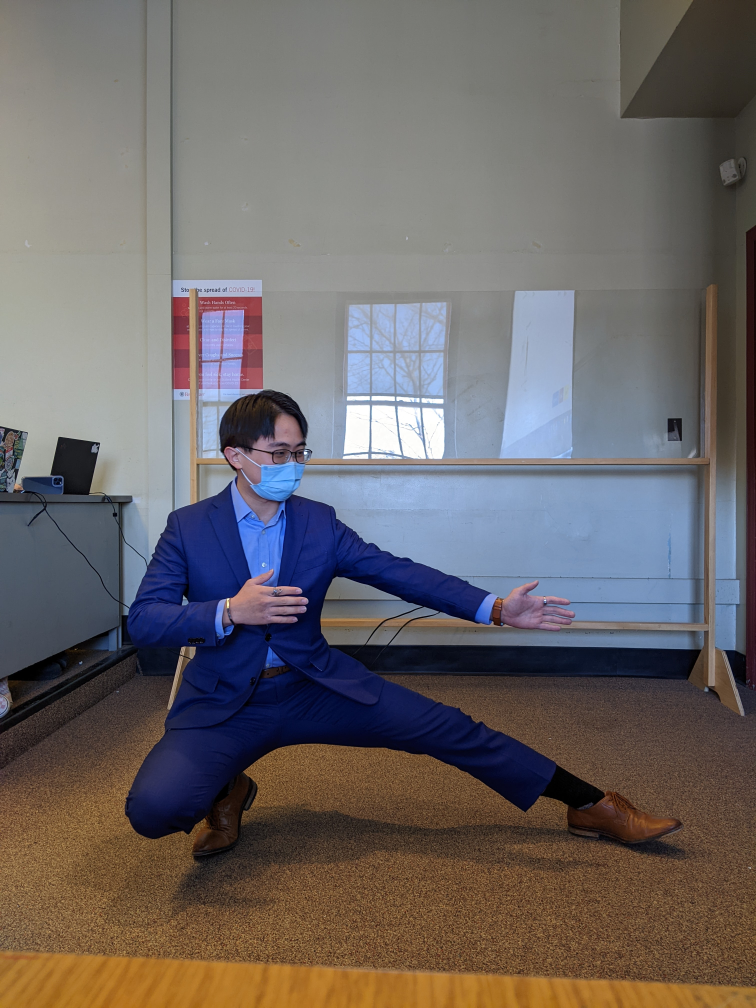
#> input picture api/tests/images/bill_crouching.jpg, 3024 x 4032 px (shown at 1/4 size)
$ python -i images.py   (imports and definitions only)
#> lines starting #> are read from the running program, lines starting #| are printed output that depends on the picture
from typing import List
from PIL import Image
from fastapi import HTTPException

from api.models import PoseLandmark
from api.removeBackground import remove_background_seg_mask
from api.utils.posing import (
    DESIRED_POSE_HEIGHT,
    determine_pose_from_image,
    pose_bounding_box,
    pose_standing_height,
)


# [22 lines left out: functions crop_to_content, crop_to_pose, not called in this run]


def resize(img: Image.Image) -> Image.Image:
    img.thumbnail((400, 400))
    return img


# [21 lines left out: function expand_img_to_square, not called in this run]


def scale_img(img: Image.Image, scale_factor: float) -> Image.Image:
    return img.resize(tuple(int(scale_factor * s) for s in img.size))


def fully_process_img(img: Image.Image) -> Image.Image:
    """Scales, crops, removes background, and makes square an image with a pose."""

    # Use MediaPipe to determine pose and segmentation mask
    pose_results = determine_pose_from_image(img)
    if not pose_results.pose_landmarks:  # type: ignore
        raise HTTPException(status_code=400, detail="Pose not detected in image")

    normalized_pose_landmarks = pose_results.pose_landmarks.landmark  # type: ignore
    seg_mask = pose_results.segmentation_mask  # type: ignore

    standing_height = pose_standing_height(img, normalized_pose_landmarks)

    scale_factor = DESIRED_POSE_HEIGHT / standing_height

    img = remove_background_seg_mask(img, seg_mask)
    img = scale_img(img, scale_factor)
    img = crop_to_pose(img, normalized_pose_landmarks)
    img = expand_img_to_square(img, size=400)

    return img

>>> import cv2
>>> picture = cv2.imread('../tests/images/bill_crouching.jpg', cv2.IMREAD_GRAYSCALE)
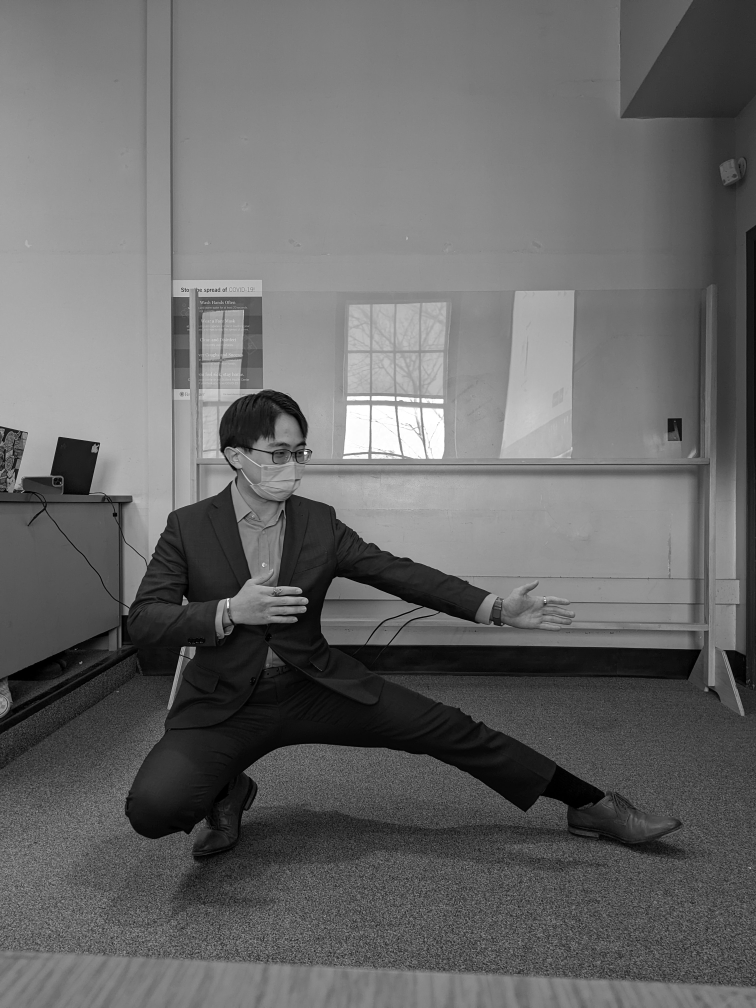
#> picture: shape (4032, 3024) (shown at 1/4 size); min 0, max 255, mean 104.1
#> (the run stopped early here; a loop or call above may not have finished)

$ run again, on api/tests/images/bill_power_pose.jpg
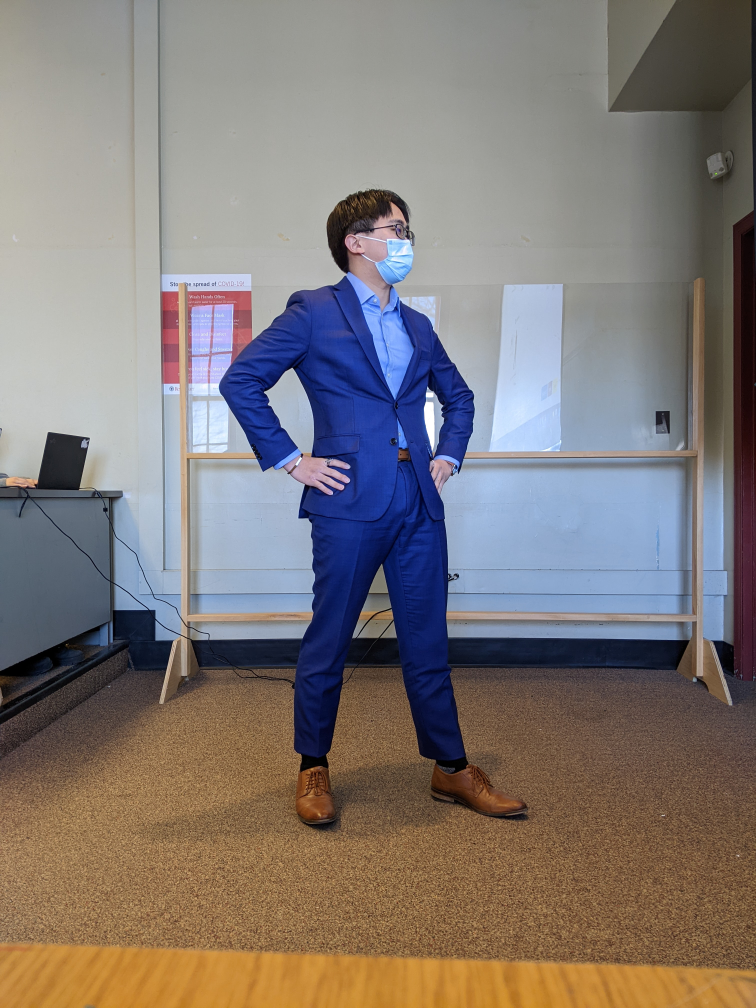
#> input picture api/tests/images/bill_power_pose.jpg, 3024 x 4032 px (shown at 1/4 size)
#> `picture = cv2.imread('../tests/images/bill_crouching.jpg', cv2.IMREAD_..`:
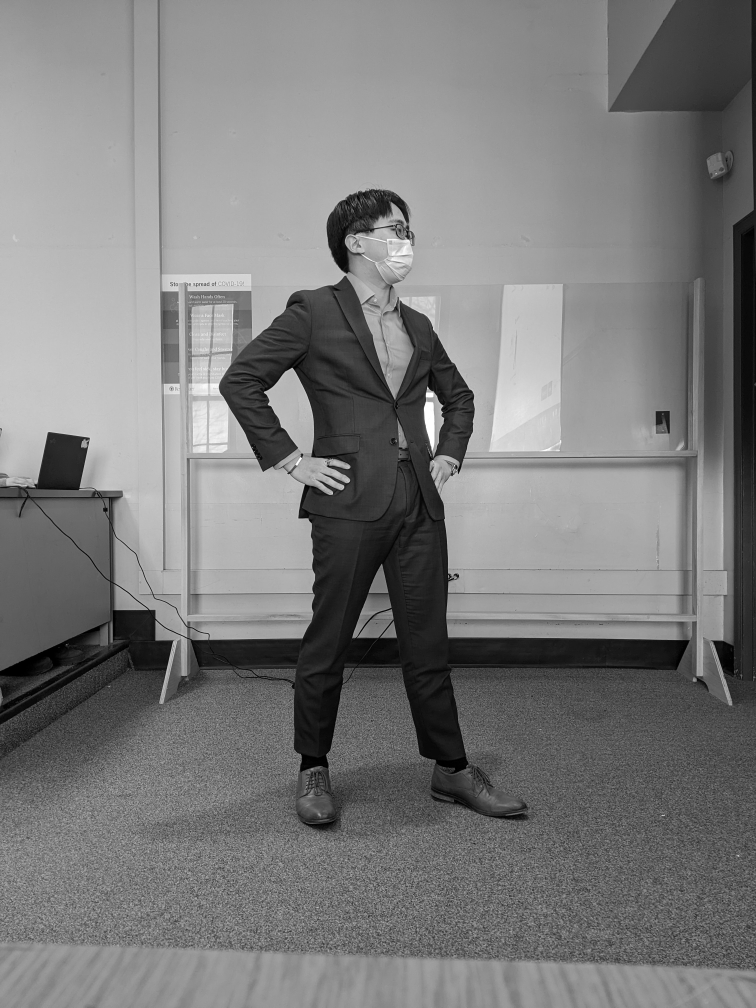
#> picture: shape (4032, 3024) (shown at 1/4 size); min 0, max 255, mean 122.9

$ run again, on api/tests/images/frank_standing.jpg
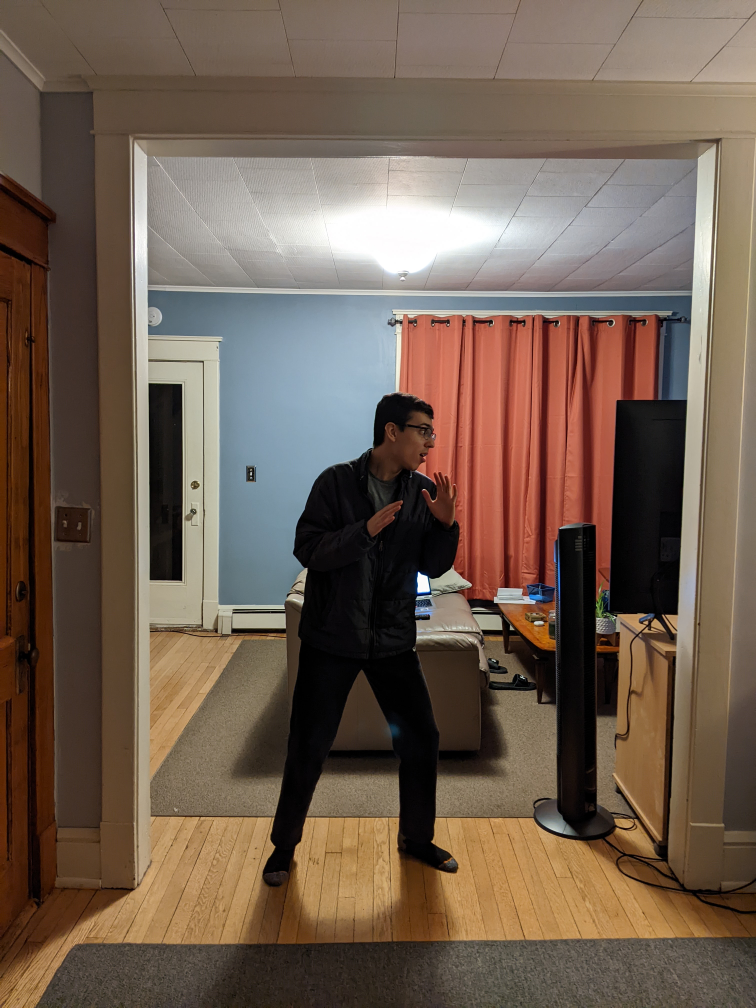
#> input picture api/tests/images/frank_standing.jpg, 3024 x 4032 px (shown at 1/4 size)
#> `picture = cv2.imread('../tests/images/bill_crouching.jpg', cv2.IMREAD_..`:
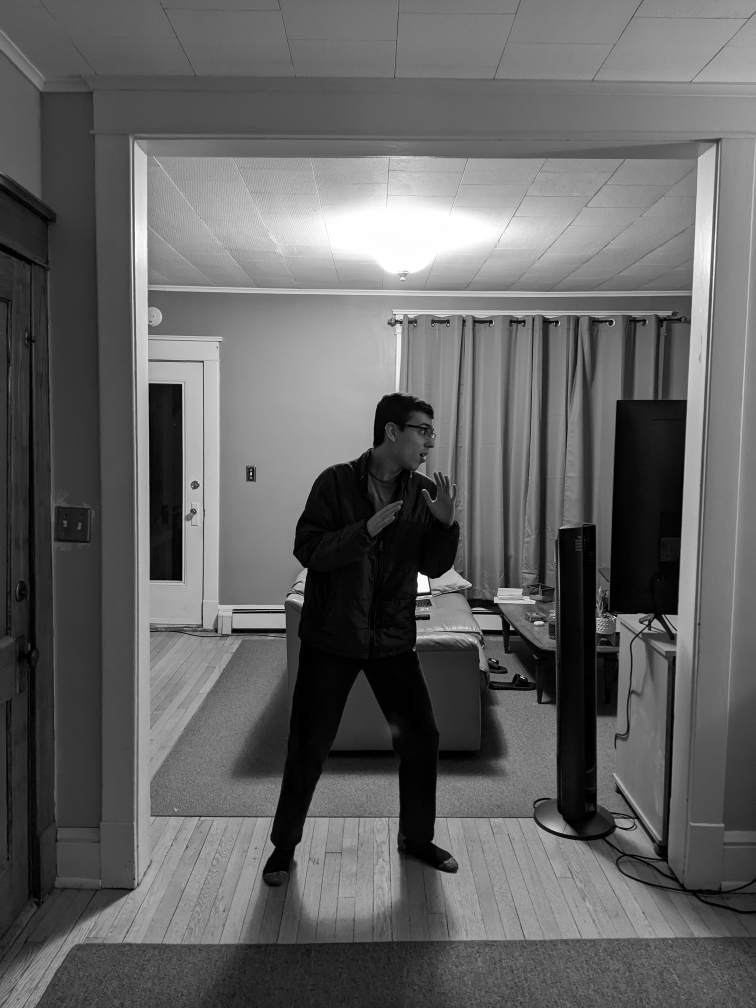
#> picture: shape (4032, 3024) (shown at 1/4 size); min 0, max 255, mean 98.9

$ run again, on api/tests/images/ryan_punch.png
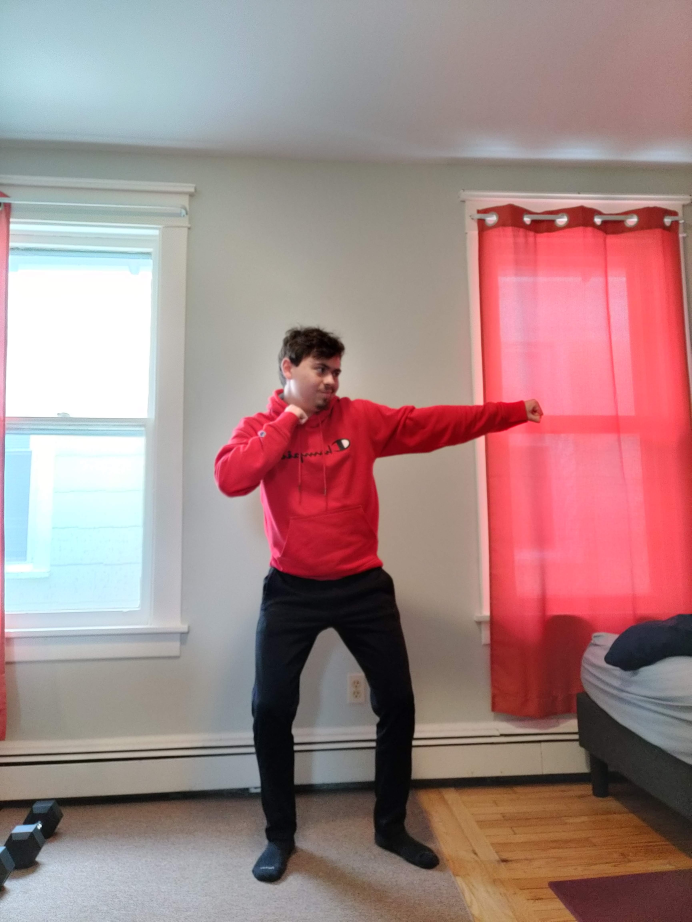
#> input picture api/tests/images/ryan_punch.png, 3456 x 4608 px (shown at 1/5 size)
#> `picture = cv2.imread('../tests/images/bill_crouching.jpg', cv2.IMREAD_..`:
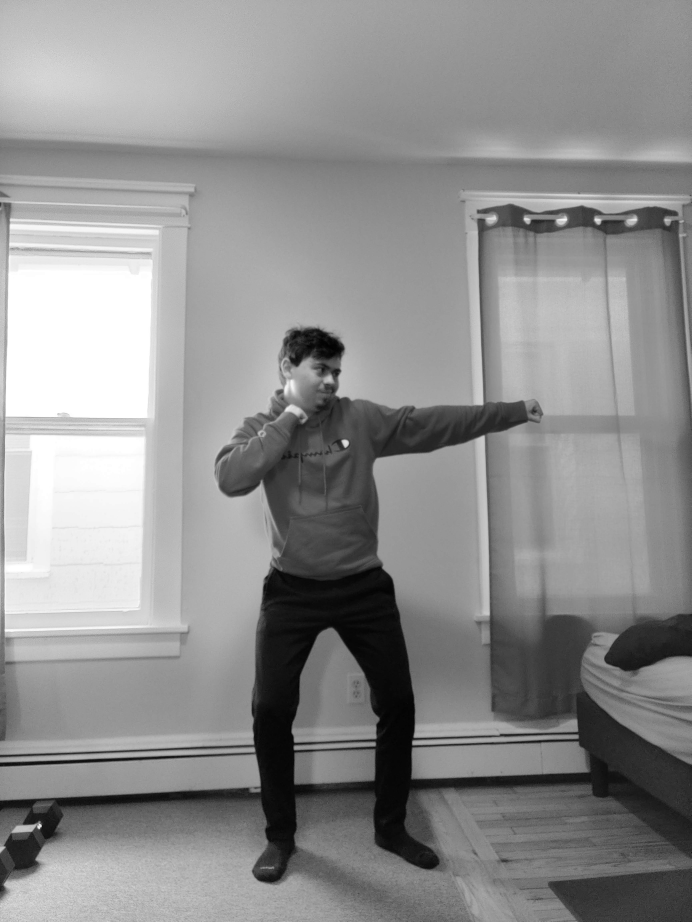
#> picture: shape (4608, 3456) (shown at 1/5 size); min 0, max 255, mean 143.5
